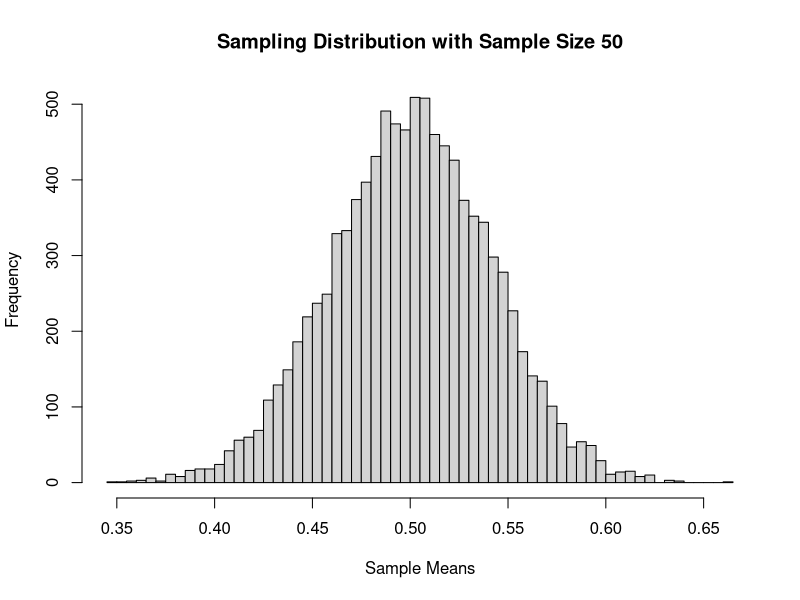

Write the R code that produced this figure. (Note: this script raises an error after producing the figure.)
## ---- chunk 1
knitr::opts_chunk$set(echo = TRUE)
## ---- chunk 2
iter <- 10000
sample_size <- 50
## ---- chunk 3
sample_means <- rep(NA_real_, iter)
## ---- chunk 4
for (i in 1:iter) {
  sample           <- runif(sample_size)
  sample_mean      <- mean(sample)
	sample_means[i]  <- sample_mean
}
## ---- chunk 5
hist(sample_means, 
     breaks = 100,
     main = paste("Sampling Distribution with Sample Size", sample_size), xlab = "Sample Means")
## ---- chunk 6
sd <- sd(sample_means)
print(paste0("The standard deviation of the sample means is ", round(sd, 2), " for a sample size of ", sample_size, "."))
## ---- chunk 7
iter_b <- 1000
sample_size_b <- c(30, 60, 90, 120, 150, 180, 210, 240, 270, 300, 330, 360, 390, 420, 450, 480, 510, 540, 570, 600)

par(mfrow = c(4,5))

for(i in sample_size_b) {
  sample_means_b <- rep(NA_real_, iter_b)
  sample_sd_b    <- rep(NA_real_, iter_b)
  for(j in iter_b) {
    sample_b           <- runif(sample_size_b[i])
    sample_mean_b      <- mean(sample_b)
    sample_means_b[j]  <- sample_mean_b
    sample_sd_b[j]     <- sd(sample_means_b)
  }
  hist(sample_means_b, 
     main = paste("Sampling Distribution with Sample Size", sample_size_b[i]), 
     xlab = "Sample Means")
  hist(sample_sd_b,
       main = paste("Distribution of Standard Deviations with Sample Size", sample_size_b[i]),
       xlab = "Sample Standard Deviations")
}
## ---- chunk 8
iter_b <- 1000
sample_size_b <- c(30, 60, 90, 120, 150, 180, 210, 240, 270, 300, 330, 360, 390, 420, 450, 480, 510, 540, 570, 600)

par(mfrow = c(4,5))

for(i in 1:length(sample_size_b)) {
  sample_means_b <- rep(NA_real_, iter_b)
  sample_sd_b    <- rep(NA_real_, iter_b)
  for(j in 1:iter_b) {
    sample_b           <- runif(sample_size_b[i])
    sample_mean_b      <- mean(sample_b)
    sample_means_b[j]  <- sample_mean_b
    sample_sd_b[j]     <- sd(sample_means_b)
  }
  hist(sample_means_b, 
     main = paste("Sampling Distribution with Sample Size", sample_size_b[i]), 
     xlab = "Sample Means")
  hist(sample_sd_b,
       main = paste("Distribution of Standard Deviations with Sample Size", sample_size_b[i]),
       xlab = "Sample Standard Deviations")
}
